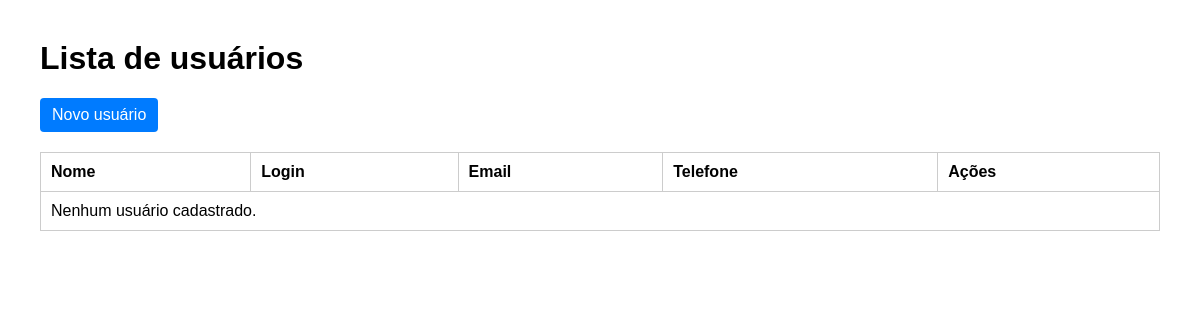
Before: / with the older database file.
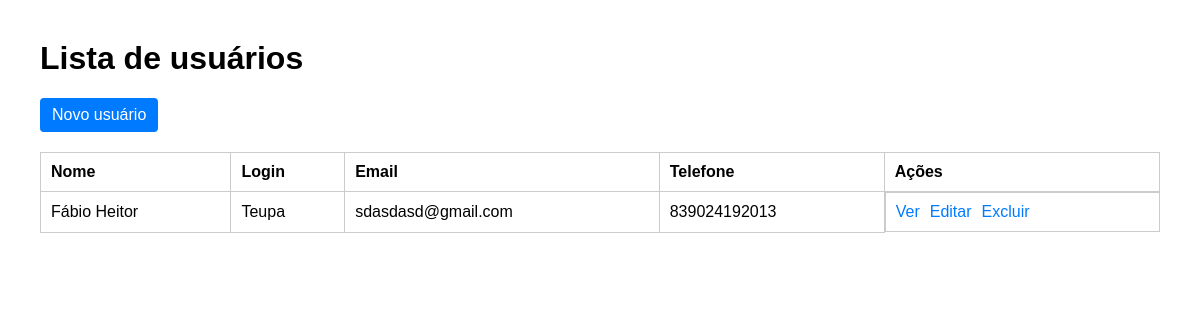
After: the same page with the newer database file.
### app/models.py (models this page shows, shortened)
class Usuario(models.Model):
    first_name = models.CharField(max_length=30, verbose_name='Nome')
    last_name = models.CharField(max_length=30, verbose_name='Sobrenome')
    login = models.CharField(max_length=50, unique=True, default='usuario', verbose_name='Login')
    email = models.EmailField(max_length=254, unique=True, verbose_name='E-mail')
    password = models.CharField(max_length=128, verbose_name='Senha')
    phone = models.CharField(max_length=15, blank=True, verbose_name='Telefone')
    age = models.IntegerField(
        default=18,
        validators=[MinValueValidator(1), MaxValueValidator(120)],
        verbose_name='Idade'
    )

### app/views.py (the view)
# urls.py: path('', views.usuario_list, name='usuario_list'),
def usuario_list(request):
    usuarios = Usuario.objects.all().order_by('id')
    return render(request, 'app/usuario_list.html', {'usuarios': usuarios})

### app/templates/app/usuario_list.html (shortened to what this page needs)
<!DOCTYPE html>
<html lang="pt-br">
<head>
</head>
<body>
    <h1>Lista de usuários</h1>
    <a class="btn" href="{% url 'usuario_create' %}">Novo usuário</a>
    <table>
        <thead>
            <tr>
                <th>Nome</th>
                <th>Login</th>
                <th>Email</th>
                <th>Telefone</th>
                <th>Ações</th>
            </tr>
        </thead>
        <tbody>
            {% for usuario in usuarios %}
            <tr>
                <td>{{ usuario.first_name }} {{ usuario.last_name }}</td>
                <td>{{ usuario.login }}</td>
                <td>{{ usuario.email }}</td>
                <td>{{ usuario.phone }}</td>
                <td class="actions">
                    <a href="{% url 'usuario_detail' usuario.pk %}">Ver</a>
                    <a href="{% url 'usuario_update' usuario.pk %}">Editar</a>
                    <a href="{% url 'usuario_delete' usuario.pk %}" onclick="return confirm('Deseja excluir este usuário?')">Excluir</a>
                </td>
            </tr>
            {% empty %}
            <tr>
                <td colspan="5">Nenhum usuário cadastrado.</td>
            </tr>
            {% endfor %}
        </tbody>
    </table>
</body>
</html>

### app/templates/app/usuario_list.html (style rules this page uses)
body { font-family: Arial, sans-serif; margin: 40px; }
table { border-collapse: collapse; width: 100%; margin-top: 20px; }
th, td { border: 1px solid #ccc; padding: 10px; text-align: left; }
a { color: #007bff; text-decoration: none; }
.actions { display: flex; gap: 10px; }
.btn { display: inline-block; padding: 8px 12px; background: #007bff; color: white; border-radius: 4px; }

Changed rows visible on the page:
added Usuario: first_name "Fábio", last_name "Heitor", login "Teupa", email "sdasdasd@gmail.com", phone "839024192013"
Other visible differences:
text no longer shown: "Nenhum usuário cadastrado."
